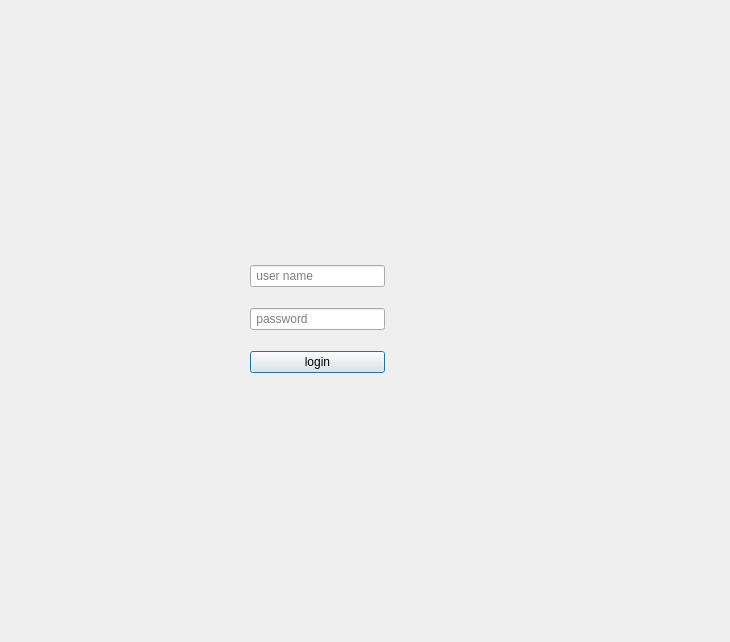
<?xml version="1.0" encoding="UTF-8"?>
<ui version="4.0">
 <class>login1</class>
 <widget class="QDialog" name="login1">
  <property name="geometry">
   <rect>
    <x>0</x>
    <y>0</y>
    <width>730</width>
    <height>642</height>
   </rect>
  </property>
  <property name="windowTitle">
   <string>Dialog</string>
  </property>
  <widget class="QWidget" name="">
   <property name="geometry">
    <rect>
     <x>250</x>
     <y>250</y>
     <width>135</width>
     <height>141</height>
    </rect>
   </property>
   <layout class="QVBoxLayout" name="verticalLayout">
    <item>
     <widget class="QLineEdit" name="username_login">
      <property name="placeholderText">
       <string> user name</string>
      </property>
     </widget>
    </item>
    <item>
     <widget class="QLineEdit" name="password_login">
      <property name="text">
       <string/>
      </property>
      <property name="placeholderText">
       <string> password</string>
      </property>
     </widget>
    </item>
    <item>
     <widget class="QPushButton" name="logIn_pushButton">
      <property name="text">
       <string>login</string>
      </property>
     </widget>
    </item>
   </layout>
  </widget>
 </widget>
 <resources/>
 <connections/>
</ui>
